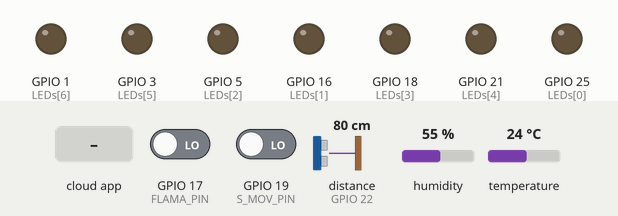
Recording of a sketch running on a simulated ESP32. On the bench: output pins drawn as LEDs (lit = HIGH). Wiring (inferred from the names in the program): ultrasonic range finder: trigger GPIO 23; echo GPIO 22. The test bench sets the inputs (shaded band); at power-on: GPIO 17 (FLAMA_PIN) LOW, GPIO 19 (S_MOV_PIN) LOW, distance to the obstacle (sensor on GPIO 22) 80 cm, humidity 55 %, temperature 24 °C. The echo pulse lasts 58.3 µs per cm; WiFi joins after 1.5 s; servers stay silent unless stated; the Firebase database answers and starts empty; pins used as bus, display or sensor lines are not drawn; what the sketch prints to the serial monitor is not drawn.

Above: at 2.7 s.
2.8 s: the phone or cloud app sets numero to 1
At 5.1 s:
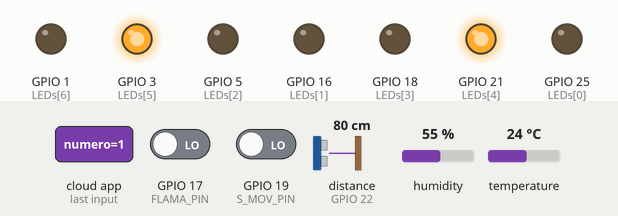
Timing chart, 0 to 6.6 s (numbered marks = the images above; inputs shaded):
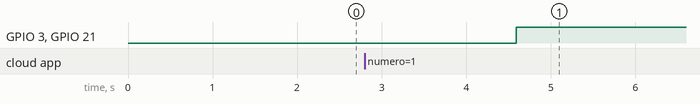

The sketch:

WPA2Enterprise_WiFi_upload.ino
```cpp
#include <esp_wpa2.h>
#include <WiFi.h>
#include <Firebase_ESP_Client.h>
#include <addons/TokenHelper.h>
#include "Arduino.h"
#include "addons/RTDBHelper.h"
#include "DHT.h"

#define TRIG_PIN 23     // ESP32 pin GIOP23 connected to Ultrasonic Sensor's TRIG pin
#define ECHO_PIN 22     // ESP32 pin GIOP22 connected to Ultrasonic Sensor's ECHO pin
#define FLAMA_PIN 17   // Pin input para el puerto DO . Sensor flama
#define S_MOV_PIN 19    // Pin input para el sensor de movimiento
#define DHTPIN 4

//Se declaran los pines a usar para el display
int LEDs[] = {25,16,5,18,21,3,1};
//25 g, 16 f, 5 e, 18 d, 3 c, 21 b, 1 a

//se declaran los arreglos que forman los dígitos
int zero[] = {0, 1, 1, 1, 1, 1, 1};   // cero
int one[] = {0, 0, 0, 0, 1, 1, 0};   // uno
int two[] = {1, 0, 1, 1, 0, 1, 1};   // dos
int three[] = {1, 0, 0, 1, 1, 1, 1};   // tres
int four[] = {1, 1, 0, 0, 1, 1, 0};   // cuatro
int five[] = {1, 1, 0, 1, 1, 0, 1};   // cinco
int six[] = {1, 1, 1, 1, 1, 0, 1};   // seis
int seven[] = {0, 0, 0, 0, 1, 1, 1};   // siete
int eight[] = {1, 1, 1, 1, 1, 1, 1}; // ocho
int nine[] = {1, 1, 0, 1, 1, 1, 1};   // nueve
int no_number[] = {1, 0, 0, 0, 0, 0, 0};   // numero mayor a nueve

// Se define el tipo de sensor a utilizar
#define DHTTYPE DHT11
DHT dht(DHTPIN, DHTTYPE);

//Variables sensor de movimiento
int pinStateCurrent   = LOW;  // current state of pin
int pinStatePrevious  = LOW;  // previous state of pin

//Variables
int isFlame = HIGH;             // Sensor flama. HIGH MEANS NO FLAME
bool flama;
bool movimiento;
float duration_us, distance_cm; //Sensor distancia
float h;                        //Sensor DHT
float t;                        //Sensor DHT
float f;                        //Sensor DHT
int numero;                     //Numero de Firebase /readings/numero

//Credenciales para inicio de sesion en red con protocolo WPA2-Enterprise
const char* ssid = "Tec";                 //Nombre de la red
#define EAP_IDENTITY "a01735939@tec.mx"   //Nombre de usuario para WPA2-Enterprise
#define EAP_PASSWORD "LF0602HF@tec2021"   //Contraseña de usuario para WPA2-Enterprise

// Credenciales para el escritura de datos en Firebase
#define USER_EMAIL "a01735939@tec.mx"
#define USER_PASSWORD "a01735939"

// API Key de la DB en Firebase
#define API_KEY "AIzaSyC6y5rPcMl6RU7kMSaSRhd4m6ccrF0siNs"//AIzaSyAjjTHMIV0y394tayvijhU-aVVcKdkIZxU

// Definimos el URL de la base de datos
#define DATABASE_URL "https://pipin-ca62a-default-rtdb.firebaseio.com/"

//Define Firebase Data object
FirebaseData fbdo;

FirebaseAuth auth;
FirebaseConfig config;

unsigned long sendDataPrevMillis = 0;
int intValue;
float floatValue;
// Valor booleano para evaluar el inicio de sesion exitoso
bool signupOK = false;

void setup() {
  Serial.begin(115200);       // Se incializa el puerto serial con tasa de informacion en 115200 bits/segundos
  dht.begin();                // Se inicializa la lectura del sensor DHT11
  delay(10);                  // Delay

  // Se configura TRING_PIN como output
  pinMode(TRIG_PIN, OUTPUT);
  // Se configura TRING_PIN como input
  pinMode(ECHO_PIN, INPUT);

  // Se inicializan los pines del display como salida
  for (int i = 0; i<7; i++) pinMode(LEDs[i], OUTPUT);

  Serial.println();
  Serial.print("Connecting to ");
  Serial.println(ssid);

  // WPA2-Enterprise
  WiFi.disconnect(true);    //
  WiFi.mode(WIFI_STA);   //init wifi mode
  //esp_wifi_set_mac(ESP_IF_WIFI_STA, &masterCustomMac[0]);
  Serial.print("MAC >> ");
  Serial.println(WiFi.macAddress());
  Serial.printf("Connecting to WiFi: %s ", ssid);
  //esp_wifi_sta_wpa2_ent_set_ca_cert((uint8_t *)incommon_ca, strlen(incommon_ca) + 1);
  esp_wifi_sta_wpa2_ent_set_identity((uint8_t *)EAP_IDENTITY, strlen(EAP_IDENTITY));
  esp_wifi_sta_wpa2_ent_set_username((uint8_t *)EAP_IDENTITY, strlen(EAP_IDENTITY));
  esp_wifi_sta_wpa2_ent_set_password((uint8_t *)EAP_PASSWORD, strlen(EAP_PASSWORD));
  //esp_wpa2_config_t configW = WPA2_CONFIG_INIT_DEFAULT();
  //esp_wifi_sta_wpa2_ent_enable(&configW);
  esp_wifi_sta_wpa2_ent_enable();
  // WPA2 enterprise magic ends here
  WiFi.begin(ssid);

  while (WiFi.status() != WL_CONNECTED) {
      delay(500);
      Serial.print(".");
  }
  Serial.println("");
  Serial.println("WiFi connected");
  Serial.println("IP address: ");
  Serial.println(WiFi.localIP());
///* Assign the api key (required) */
  config.api_key = API_KEY;
  /* Assign the RTDB URL (required) */
  config.database_url = DATABASE_URL;
  /* Sign up */
  if (Firebase.signUp(&config, &auth, "", "")){
    Serial.println("ok");
    signupOK = true;
  }
  else{
    Serial.printf("%s\n", config.signer.signupError.message.c_str());
  }
  /* Assign the callback function for the long running token generation task */
  config.token_status_callback = tokenStatusCallback; //see addons/TokenHelper.h

  Firebase.begin(&config, &auth);
  Firebase.reconnectWiFi(true);
}

int value = 0;

//función que despliega del 0 al F
void segment_display(unsigned char valor){
  switch(valor){
    case 0:
      for (int i = 0; i<7; i++) digitalWrite(LEDs[i], zero[i]); break;
    case 1:
      for (int i = 0; i<7; i++) digitalWrite(LEDs[i], one[i]); break;
    case 2:
      for (int i = 0; i<7; i++) digitalWrite(LEDs[i], two[i]); break;
    case 3:
      for (int i = 0; i<7; i++) digitalWrite(LEDs[i], three[i]); break;
    case 4:
      for (int i = 0; i<7; i++) digitalWrite(LEDs[i], four[i]); break;
    case 5:
      for (int i = 0; i<7; i++) digitalWrite(LEDs[i], five[i]); break;
    case 6:
      for (int i = 0; i<7; i++) digitalWrite(LEDs[i], six[i]); break;
    case 7:
      for (int i = 0; i<7; i++) digitalWrite(LEDs[i], seven[i]); break;
    case 8:
      for (int i = 0; i<7; i++) digitalWrite(LEDs[i], eight[i]); break;
    case 9:
      for (int i = 0; i<7; i++) digitalWrite(LEDs[i], nine[i]); break;
    default:
      for (int i = 0; i<7; i++) digitalWrite(LEDs[i], no_number[i]); break;
    }
}

void sensorTempHum(){
  // Se lee humedad
  h = dht.readHumidity();
  // Se lee temperatura en grados Celsius, magnitud predeterminada
  t = dht.readTemperature();
  // Se lee temperatura en grados Fahrenheit, parametro true
  f = dht.readTemperature(true);
}

void sensorFlama(){
  isFlame = digitalRead(FLAMA_PIN);//Readd the data gien by the flame sensor
  if(isFlame==HIGH){
    flama=true;
  }
  else{
    flama=false;
  }
}

void sensorDistancia(){
  // generate 10-microsecond pulse to TRIG pin
  digitalWrite(TRIG_PIN, HIGH);
  delayMicroseconds(5);
  digitalWrite(TRIG_PIN, LOW);

  // measure duration of pulse from ECHO pin
  duration_us = pulseIn(ECHO_PIN, HIGH);

  // calculate the distance
  distance_cm = 0.017 * duration_us;
}

// Funcion para el sensor de movimiento
void sensorMovimiento(){
  pinStatePrevious = pinStateCurrent;         // Se actualiza el estado anterior de la variable movimiento
  pinStateCurrent = digitalRead(S_MOV_PIN);   // Se actualiza el estado presente de la variable movimiento
  if (pinStatePrevious == LOW && pinStateCurrent == HIGH) {
    movimiento=true;
  }
  else if (pinStatePrevious == HIGH && pinStateCurrent == LOW) {
    movimiento=false;
  }
}

void loop() {
  delay(2000);
  //Se llama a la funcion que lee temp y humedad
  sensorTempHum();
  sensorFlama();
  sensorDistancia();
  sensorMovimiento();

  if (Firebase.ready() && signupOK && (millis() - sendDataPrevMillis > 15000 || sendDataPrevMillis == 0)) {
    sendDataPrevMillis = millis();
    // Se manda la variable t a la database en path readings/temperaturaC
    if (Firebase.RTDB.setFloat(&fbdo, "readings/temperaturaC", t)){
      Serial.println("PASSED");
      Serial.println("PATH: " + fbdo.dataPath());
      Serial.println("TYPE: " + fbdo.dataType());
    }
    else {
      Serial.println("FAILED");
      Serial.println("REASON: " + fbdo.errorReason());
    }

    // Se manda la variable f a la database en path readings/temperaturaF
    if (Firebase.RTDB.setFloat(&fbdo, "readings/temperaturaF", f)){
      Serial.println("PASSED");
      Serial.println("PATH: " + fbdo.dataPath());
      Serial.println("TYPE: " + fbdo.dataType());
    }
    else {
      Serial.println("FAILED");
      Serial.println("REASON: " + fbdo.errorReason());
    }

    // Se manda la variable f a la database en path readings/humedad
    if (Firebase.RTDB.setFloat(&fbdo, "readings/humedad", h)){
      Serial.println("PASSED");
      Serial.println("PATH: " + fbdo.dataPath());
      Serial.println("TYPE: " + fbdo.dataType());
    }
    else {
      Serial.println("FAILED");
      Serial.println("REASON: " + fbdo.errorReason());
    }

    //Se manda la variable flama a la database en path readings/isFlame
    if (Firebase.RTDB.setBool(&fbdo, "readings/isFlame", flama)){
      Serial.println("PASSED");
      Serial.println("PATH: " + fbdo.dataPath());
      Serial.println("TYPE: " + fbdo.dataType());
    }
    else {
      Serial.println("FAILED");
      Serial.println("REASON: " + fbdo.errorReason());
    }

    //Se manda la variable movimiento a la database en path readings/movement
    if (Firebase.RTDB.setBool(&fbdo, "readings/movement", movimiento)){
      Serial.println("PASSED");
      Serial.println("PATH: " + fbdo.dataPath());
      Serial.println("TYPE: " + fbdo.dataType());
    }
    else {
      Serial.println("FAILED");
      Serial.println("REASON: " + fbdo.errorReason());
    }

    // Se manda la variable distance_cm a la database en path readings/distance
    if (Firebase.RTDB.setFloat(&fbdo, "readings/distance", distance_cm)){
      Serial.println("PASSED");
      Serial.println("PATH: " + fbdo.dataPath());
      Serial.println("TYPE: " + fbdo.dataType());
    }
    else {
      Serial.println("FAILED");
      Serial.println("REASON: " + fbdo.errorReason());
    }

    if (Firebase.RTDB.getInt(&fbdo, "/readings/numero")){
      numero = fbdo.intData();
    }

    segment_display(numero);

  }
}
```

Measured:
- after the input at 2.8 s, GPIO 1 (LEDs[6]), GPIO 5 (LEDs[2]), GPIO 16 (LEDs[1]), GPIO 18 (LEDs[3]): stays LOW (without the input it goes to HIGH after 1.8 s)
